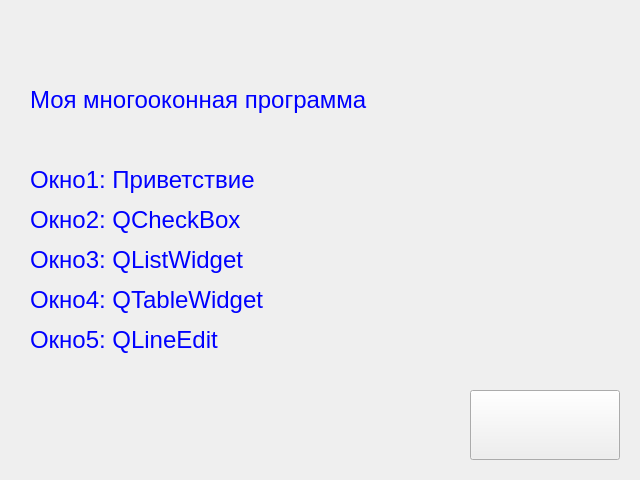
<?xml version="1.0" encoding="UTF-8"?>
<ui version="4.0">
 <class>Form</class>
 <widget class="QWidget" name="Form">
  <property name="geometry">
   <rect>
    <x>0</x>
    <y>0</y>
    <width>640</width>
    <height>480</height>
   </rect>
  </property>
  <property name="windowTitle">
   <string>Окно1: Приветствие</string>
  </property>
  <widget class="QLabel" name="qLabel">
   <property name="geometry">
    <rect>
     <x>30</x>
     <y>80</y>
     <width>341</width>
     <height>281</height>
    </rect>
   </property>
   <property name="text">
    <string>&lt;html&gt;&lt;head/&gt;&lt;body&gt;&lt;p&gt;&lt;span style=&quot; font-size:18pt; color:#0000ff;&quot;&gt;Моя многооконная программа&lt;/span&gt;&lt;/p&gt;&lt;p&gt;&lt;br/&gt;&lt;/p&gt;&lt;p&gt;&lt;span style=&quot; font-size:18pt; color:#0000ff;&quot;&gt;Окно1: Приветствие&lt;/span&gt;&lt;/p&gt;&lt;p&gt;&lt;span style=&quot; font-size:18pt; color:#0000ff;&quot;&gt;Окно2: QCheckBox&lt;/span&gt;&lt;/p&gt;&lt;p&gt;&lt;span style=&quot; font-size:18pt; color:#0000ff;&quot;&gt;Окно3: QListWidget&lt;/span&gt;&lt;/p&gt;&lt;p&gt;&lt;span style=&quot; font-size:18pt; color:#0000ff;&quot;&gt;Окно4: QTableWidget&lt;/span&gt;&lt;/p&gt;&lt;p&gt;&lt;span style=&quot; font-size:18pt; color:#0000ff;&quot;&gt;Окно5: QLineEdit&lt;/span&gt;&lt;/p&gt;&lt;/body&gt;&lt;/html&gt;</string>
   </property>
  </widget>
  <widget class="QPushButton" name="qPushButtonNext1">
   <property name="geometry">
    <rect>
     <x>470</x>
     <y>390</y>
     <width>150</width>
     <height>70</height>
    </rect>
   </property>
   <property name="text">
    <string/>
   </property>
   <property name="icon">
    <iconset>
     <normaloff>../_MY_PICTURES/rightArrow.png</normaloff>../_MY_PICTURES/rightArrow.png</iconset>
   </property>
   <property name="iconSize">
    <size>
     <width>170</width>
     <height>170</height>
    </size>
   </property>
  </widget>
 </widget>
 <resources/>
 <connections/>
</ui>
